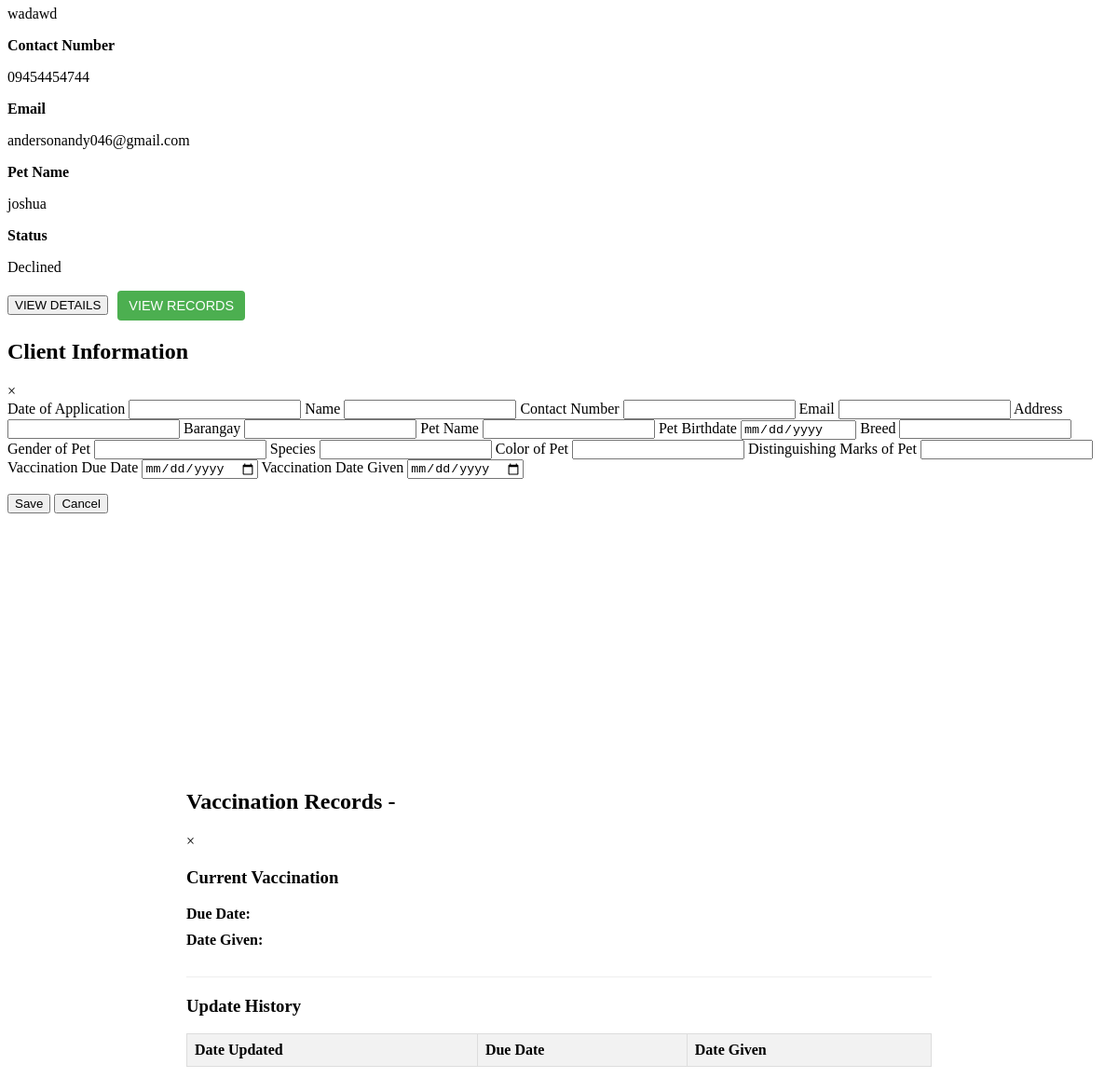
The app's page /vetpages/Clients.php (lower part), older data.
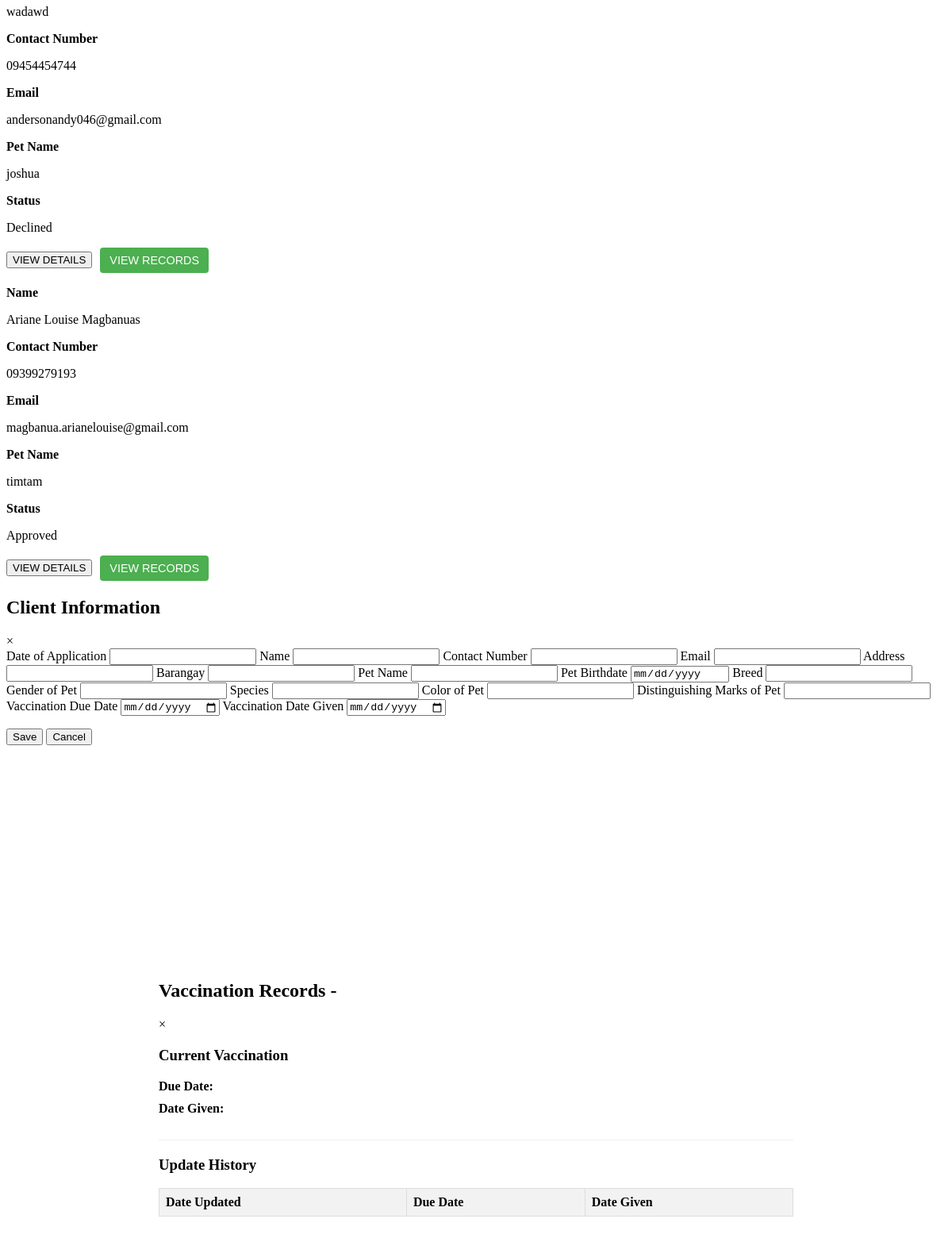
The same page, newer data.
### tables this page shows
CREATE TABLE `pets_info` (
  `pet_id` int(11) NOT NULL,
  `pets_UserID` int(11) NOT NULL,
  `pet_photo_owner` varchar(255) DEFAULT NULL,
  `pet_validIDName` varchar(255) DEFAULT NULL,
  `pet_date_application` date NOT NULL,
  `pet_owner_name` varchar(60) NOT NULL,
  `pet_owner_age` int(11) NOT NULL,
  `pet_owner_gender` varchar(60) NOT NULL,
  `pet_owner_birthday` date NOT NULL,
  `pet_owner_telMobile` varchar(60) NOT NULL,
  `pet_owner_email` varchar(60) NOT NULL,
  `pet_owner_home_address` varchar(60) NOT NULL,
  `pet_owner_barangay` varchar(255) NOT NULL,
  `pet_name` varchar(60) NOT NULL,
  `pet_age` varchar(60) NOT NULL,
  `pet_gender` varchar(60) NOT NULL,
  `pet_species` varchar(60) NOT NULL,
  `pet_breed` varchar(60) NOT NULL,
  `pet_weight` varchar(60) NOT NULL,
  `pet_color` varchar(60) NOT NULL,
  `pet_marks` varchar(60) NOT NULL,
  `pet_birthday` date NOT NULL,
  `pet_antiRabies_vac_date` date NOT NULL,
  `pet_antiRabies_expi_date` date NOT NULL,
  `pet_antiRabPic` varchar(255) DEFAULT NULL,
  `pet_vet_clinic` varchar(255) NOT NULL,
  `pet_vet_name` varchar(60) NOT NULL,
  `pet_vet_clinic_address` varchar(255) NOT NULL,
  `pet_vet_contact_info` varchar(255) NOT NULL,
  `pet_owner_signature` varchar(255) DEFAULT NULL,
  `pet_date_signed` date NOT NULL,
  `pet_qr_code` varchar(255) DEFAULT NULL,
  `pet_status` varchar(255) NOT NULL DEFAULT 'pending',
  `pet_display_status` int(11) NOT NULL DEFAULT 1 COMMENT '0=deleted, 1=exist'
);

### api/config/dbconnect.php (called while the page is built, shortened)
<?php
class db_connect
{
    public $host = db_host;
    public $user = db_user;
    public $pass = db_pass;
    public $name = db_name;
    public function connect()
    {
        try {
            $this->conn = new mysqli($this->host, $this->user, $this->pass, $this->name);
        } catch (\Throwable $th) {
            header("Location:setup.php");
        }
    }
}
?>

### api/config/class.php (called while the page is built, shortened)
<?php
include ('dbconnect.php');
class global_class extends db_connect
{
    public function fetch_all_pets_info()
    {
        $query = $this->conn->prepare("SELECT * from pets_info where (pet_status ='accept_by_lgu' OR pet_status ='declined_by_lgu' OR pet_status ='declined_by_vet' OR pet_status ='accept_by_vet')AND pet_display_status=1");
        if ($query->execute()) {
            $result = $query->get_result();
            return $result;
        }
    }
}

### vetpages/Clients.php (the view, shortened to what the changed rows need)
<section>
    <div class="client-list">
    <?php
        $db = new global_class();
         $fetch_pets = $db->fetch_all_pets_info();
         if (mysqli_num_rows($fetch_pets) > 0):
              foreach ($fetch_pets as $pets):
        ?>
        <div class="client-card" data-status="<?= ($pets['pet_status'] === 'accept_by_lgu') ? 'approved' : ($pets['pet_status'] === 'pending' ? 'pending' : 'declined') ?>">
            <div class="client-info">
                <div class="client-details">
                    <p><strong>Name</strong></p>
                    <p><?= $pets['pet_owner_name'] ?></p>
                </div>
                <div class="client-details">
                    <p><strong>Contact Number</strong></p>
                    <p><?= $pets['pet_owner_telMobile'] ?></p>
                </div>
                <div class="client-details">
                    <p><strong>Email</strong></p>
                    <p><?= $pets['pet_owner_email'] ?></p>
                </div>
                <div class="client-details">
                    <p><strong>Pet Name</strong></p>
                    <p><?= $pets['pet_name'] ?></p>
                </div>
                <div class="client-details">
                    <p><strong>Status</strong></p>
                    <p>
                        <?php
                        if ($pets['pet_status'] === "accept_by_lgu") {
                            echo "Approved";
                        } elseif ($pets['pet_status'] === "pending" || $pets['pet_status'] === "accept_by_vet") {
                            echo "Pending";
                        } elseif ($pets['pet_status'] === "declined_by_vet") {
                            echo "Declined";
                        }
                        ?>
                    </p>
                </div>
            </div>
            <div class="actions">
                <div class="action-buttons">
                    <button class="view-details"
                        data-pet-id="<?= $pets['pet_id'] ?>"
                        data-petOwner='<?= $pets['pet_owner_name'] ?>'
                        data-pet_owner_telMobile='<?= $pets['pet_owner_telMobile'] ?>'
                        data-pet_owner_email='<?= $pets['pet_owner_email'] ?>'
                        data-pet_owner_home_address='<?= $pets['pet_owner_home_address'] ?>'
                        data-pet_owner_barangay='<?= $pets['pet_owner_barangay'] ?>'
                        data-pet_name='<?= $pets['pet_name'] ?>'
                        data-pet_birthday='<?= $pets['pet_birthday'] ?>'
                        data-pet_breed='<?= $pets['pet_breed'] ?>'
                        data-pet_gender='<?= $pets['pet_gender'] ?>'
                        data-pet_species='<?= $pets['pet_species'] ?>'
                        data-pet_color='<?= $pets['pet_color'] ?>'
                        data-pet_marks='<?= $pets['pet_marks'] ?>'
                        data-pet_antiRabies_expi_date='<?= $pets['pet_antiRabies_expi_date'] ?>'
                        data-pet_antiRabies_vac_date='<?= $pets['pet_antiRabies_vac_date'] ?>'
                        data-pet_date_application='<?= $pets['pet_date_application'] ?>'
                    >VIEW DETAILS</button>
                    <button class="view-records"
                        data-pet-id="<?= $pets['pet_id'] ?>"
                        data-pet-name="<?= $pets['pet_name'] ?>"
                        data-pet-owner="<?= $pets['pet_owner_name'] ?>"
                        data-vaccine-due="<?= $pets['pet_antiRabies_expi_date'] ?>"
                        data-vaccine-given="<?= $pets['pet_antiRabies_vac_date'] ?>"
                        style="
                            background: #4CAF50;
                            color: white;
                            border: none;
                            padding: 8px 12px;
                            border-radius: 4px;
                            cursor: pointer;
                            font-size: 0.9rem;
                            margin-left: 5px;
                            transition: background 0.3s;
                        "
                    >VIEW RECORDS</button>
                </div>
            </div>
        </div>
        <?php
              endforeach;
            ?>
        <?php else: ?>
            <tr>
                <td colspan="5" class="p-2">No record found.</td>
            </tr>
        <?php endif; ?>
    </div>
</section>
<div id="clientModal" class="approval-modal">
    <div class="client-modal-content">
        <div class="client-modal-header">
            <h2>Client Information</h2>
        </div>
    </div>
</div>
<div id="vaccinationModal" class="approval-modal">
    <div class="client-modal-content" style="max-width: 800px; margin: 25% auto;">
        <div class="client-modal-header">
            <h2>Vaccination Records - <span id="vaccination-pet-name"></span></h2>
        </div>
        <div class="client-modal-body">
            <div class="vaccination-history">
                <table class="records-table">
                    <thead>
                        <tr>
                            <th>Date Updated</th>
                            <th>Due Date</th>
                            <th>Date Given</th>
                        </tr>
                    </thead>
                </table>
            </div>
        </div>
    </div>
</div>

Row changes from the older to the newer data that the page shows:
added pets_info: pet_owner_name "Ariane Louise Magbanuas", pet_owner_telMobile "09399279193", pet_owner_email "magbanua.arianelouise@gmail.com", pet_name "timtam", pet_status "Approved"
